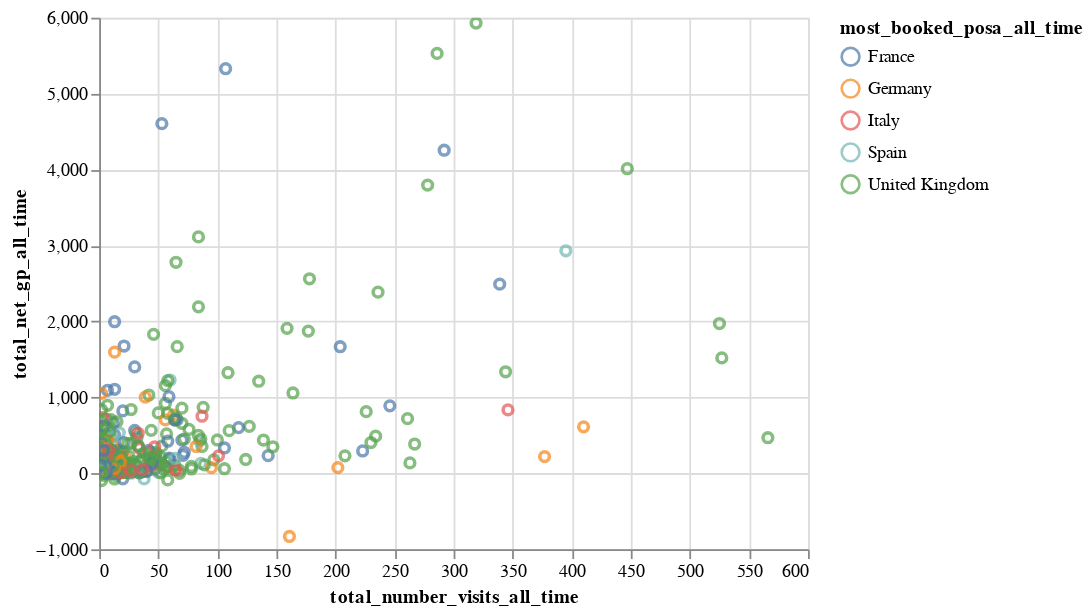

The notebook cell this image was saved under:
### Markdown cell above
Simple 2D plots can encode 2 dimensions of the data. Let's encode a third dimension with colour.

### Code cell
alt.Chart(cas_sample_df).mark_point().encode(
    x='total_number_visits_all_time',
    y='total_net_gp_all_time',
    color='most_booked_posa_all_time'
).interactive()

### Figure 1 — Vega-Lite specification as saved in the notebook (floating-point values rounded to 4 significant figures; data arrays with more than 128 entries replaced by an {"elided": "..."} marker saying what was removed)
{"$schema": "https://vega.github.io/schema/vega-lite/v3.2.1.json", "config": {"mark": {"tooltip": null}, "view": {"height": 300, "width": 400}}, "data": {"name": "data-e3d3c803e51a02687f4bfbe57201bc20"}, "datasets": {"data-e3d3c803e51a02687f4bfbe57201bc20": {"elided": "1000 records"}}, "encoding": {"color": {"field": "most_booked_posa_all_time", "type": "nominal"}, "x": {"field": "total_number_visits_all_time", "type": "quantitative"}, "y": {"field": "total_net_gp_all_time", "type": "quantitative"}}, "mark": "point", "selection": {"selector013": {"bind": "scales", "encodings": ["x", "y"], "type": "interval"}}}
